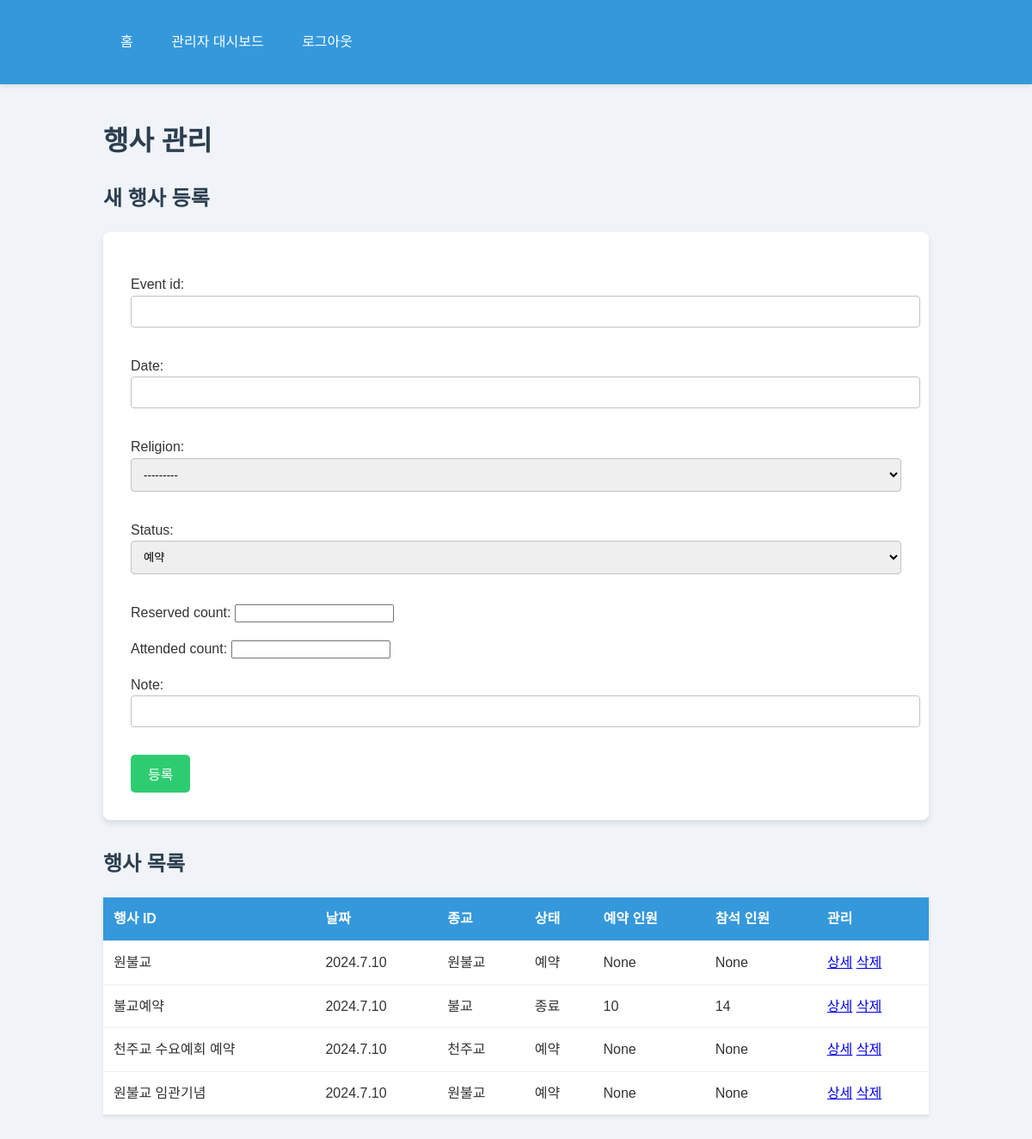
Before: /admin-events/ (signed in) with the older database file.
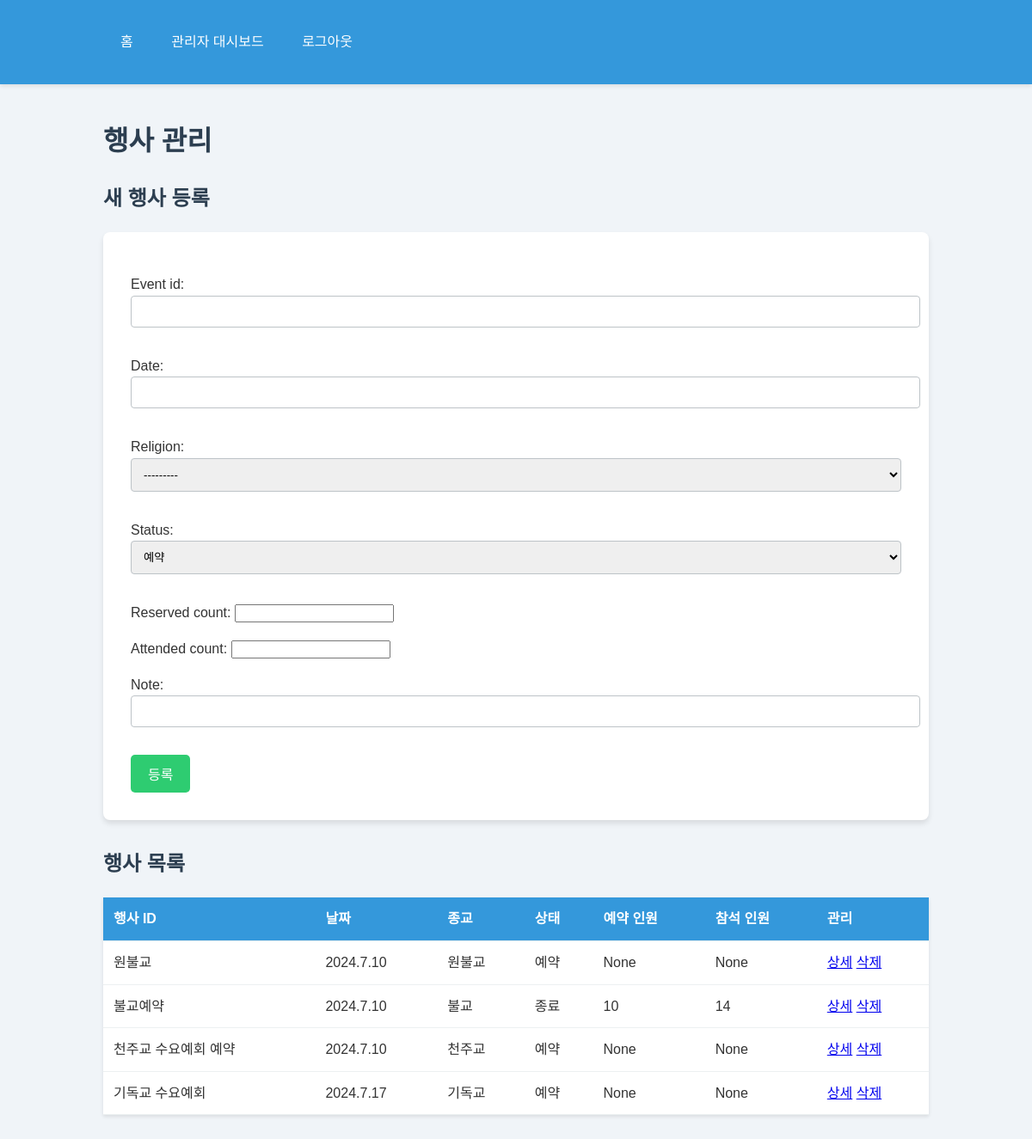
After: the same page with the newer database file.
### main/models.py (models this page shows)
class ReligiousEvent(models.Model):
    RELIGION_CHOICES = [
        ('원불교', '원불교'),
        ('천주교', '천주교'),
        ('기독교', '기독교'),
        ('불교', '불교'),
    ]
    STATUS_CHOICES = [
        ('예약', '예약'),
        ('종료', '종료'),
        ('취소', '취소'),
    ]
    event_id = models.CharField(max_length=20, primary_key=True)
    date = models.CharField(max_length=10)
    religion = models.CharField(max_length=20, choices=RELIGION_CHOICES)
    status = models.CharField(max_length=10, choices=STATUS_CHOICES, default='예약')
    reserved_count = models.IntegerField(null=True, blank=True)
    attended_count = models.IntegerField(null=True, blank=True)
    note = models.CharField(max_length=200, blank=True)
    name = models.CharField(max_length=100, default='')

### main/views.py (the view)
# urls.py: path('admin-events/', views.admin_events, name='admin_events'),
@user_passes_test(lambda u: isinstance(u, MyAdmin))
def admin_events(request):
    events = ReligiousEvent.objects.all()
    if request.method == 'POST':
        form = ReligiousEventForm(request.POST)
        if form.is_valid():
            form.save()
            messages.success(request, '종교행사가 등록되었습니다.')
            return redirect('admin_events')
    else:
        form = ReligiousEventForm()
    return render(request, 'admin_events.html', {'events': events, 'form': form})

### main/forms.py
class ReligiousEventForm(forms.ModelForm):
    class Meta:
        model = ReligiousEvent
        fields = ['event_id', 'date', 'religion', 'status', 'reserved_count', 'attended_count', 'note']

### templates/admin_events.html (shortened to what this page needs)
{% extends 'base.html' %}
{% block content %}
    <h1>행사 관리</h1>
    <h2>새 행사 등록</h2>
    <form method="post">
        {{ form.as_p }}
        <button type="submit">등록</button>
    </form>
    <h2>행사 목록</h2>
    <table>
        <thead>
            <tr>
                <th>행사 ID</th>
                <th>날짜</th>
                <th>종교</th>
                <th>상태</th>
                <th>예약 인원</th>
                <th>참석 인원</th>
                <th>관리</th>
            </tr>
        </thead>
        <tbody>
            {% for event in events %}
                <tr>
                    <td>{{ event.event_id }}</td>
                    <td>{{ event.date }}</td>
                    <td>{{ event.get_religion_display }}</td>
                    <td>{{ event.get_status_display }}</td>
                    <td>{{ event.reserved_count }}</td>
                    <td>{{ event.attended_count }}</td>
                    <td>
                        <a href="{% url 'admin_event_detail' event.event_id %}">상세</a>
                        <a href="{% url 'admin_event_delete' event.event_id %}">삭제</a>
                    </td>
                </tr>
            {% empty %}
                <tr>
                    <td colspan="7">등록된 행사가 없습니다.</td>
                </tr>
            {% endfor %}
        </tbody>
    </table>
{% endblock %}

Changed rows visible on the page:
removed ReligiousEvent: event_id "원불교 임관기념", date "2024.7.10", religion "원불교", status "예약", reserved_count "None", attended_count "None"
added ReligiousEvent: event_id "기독교 수요예회", date "2024.7.17", religion "기독교", status "예약", reserved_count "None", attended_count "None"
